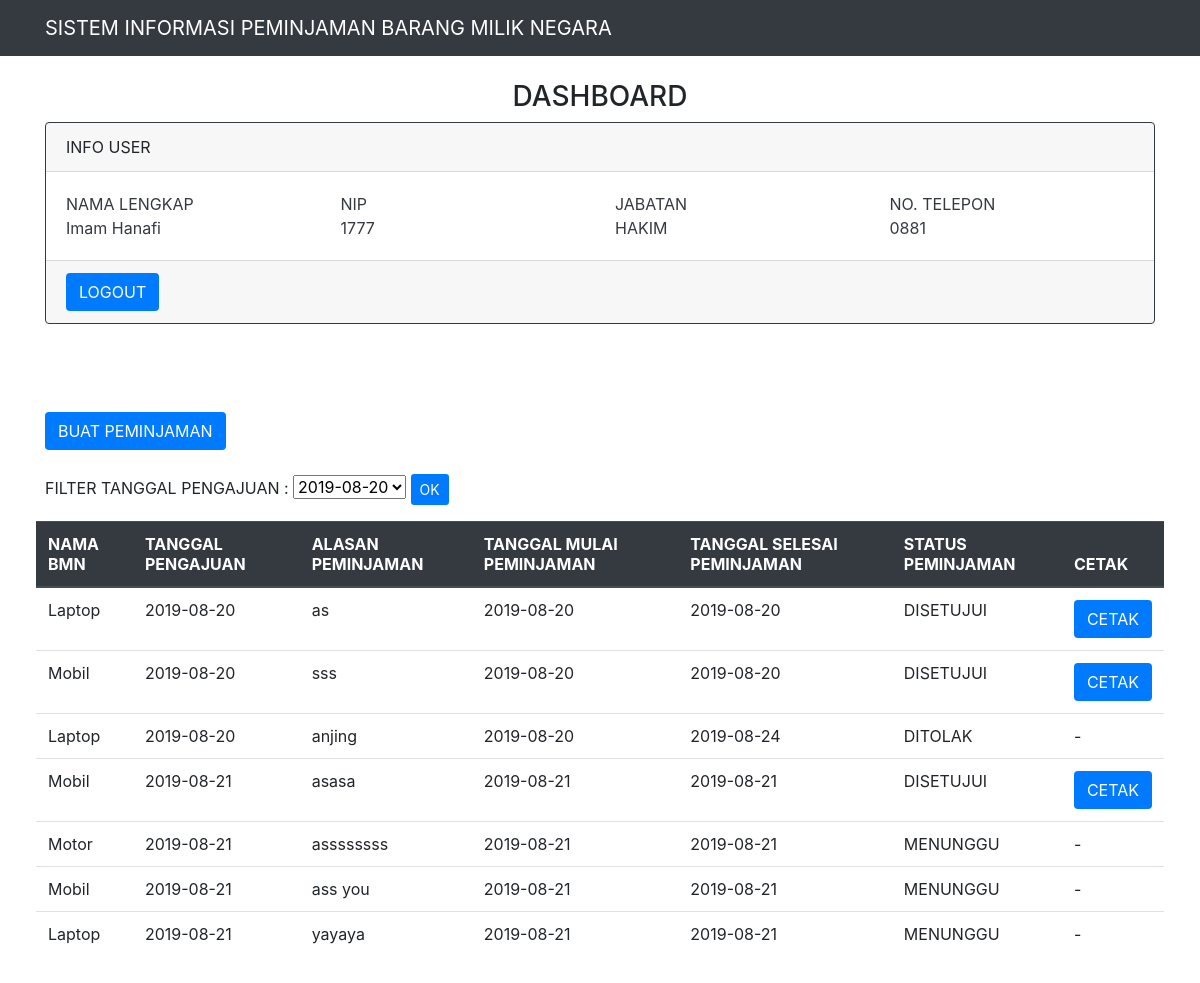
Page /dashboard.php (signed in) on the committed database.
### tables this page shows
CREATE TABLE `user` (
  `id` int(11) NOT NULL,
  `nip` varchar(20) NOT NULL,
  `password` varchar(50) NOT NULL,
  `nama_lengkap` varchar(100) NOT NULL,
  `jabatan` varchar(50) NOT NULL,
  `no_telp` varchar(20) NOT NULL
);

CREATE TABLE `data_peminjaman_bmn` (
  `id_peminjaman` int(11) NOT NULL,
  `id_peminjam` int(11) NOT NULL,
  `nama_bmn` varchar(1000) NOT NULL,
  `alasan_peminjaman` varchar(50000) NOT NULL,
  `tgl_mulai_peminjaman` date NOT NULL,
  `tgl_selesai_peminjaman` date NOT NULL,
  `tgl_pengajuan` date NOT NULL,
  `status_peminjaman` varchar(10) NOT NULL DEFAULT 'MENUNGGU',
  `alasan_penolakan` varchar(1000) NOT NULL DEFAULT '-'
);

### public_html/dashboard.php (the view, shortened to what this page needs)
<?php
include 'connection.php';
$id_user = $_SESSION['id_user'];
$query = "select * from user where id = '$id_user'";
$hasil = mysqli_query($connection, $query);
$baris = mysqli_fetch_array($hasil, MYSQLI_ASSOC);
?>
<nav class="navbar fixed-top navbar-dark bg-dark">
	<div class="container">
		<a class="navbar-brand" href="dashboard.php">SISTEM INFORMASI PEMINJAMAN BARANG MILIK NEGARA</a>
	</div>
</nav>
<?php
if ($_SESSION['status_user'] == 'admin') {
	?>
	<!DOCTYPE html>
	<html>
	<head>
		<title>Sistem Informasi Peminjaman BMN</title>
		<link rel="stylesheet" href="https://stackpath.bootstrapcdn.com/bootstrap/4.3.1/css/bootstrap.min.css">
	</head>
	<body>
		<div style="margin-top: 80px" class="container">
			<center>
				<h3>DASHBOARD</h3>
			</center>
			<div class="card border-dark mb-3">
				<div class="card-header">INFO USER</div>
				<div class="card-body text-dark">
					<div class="row">
						<div class="col-3"><p class="card-text">NAMA LENGKAP<br><?= $baris['nama_lengkap']; ?></p></div>
						<div class="col-3"><p class="card-text">NIP<br><?= $baris['nip']; ?></p></div>
						<div class="col-3"><p class="card-text">JABATAN<br><?= $baris['jabatan']; ?></p></div>
						<div class="col-3"><p class="card-text">NO. TELEPON<br><?= $baris['no_telp']; ?></p></div>
					</div>
				</div>
				<div class="card-footer"><a href="logout.php" class="btn bg-primary text-white">LOGOUT</a></div>
			</div><br><br><br>
			<form action="dashboard.php" method="get">
				FILTER TANGGAL PENGAJUAN : <select name="tgl_pengajuan">
					<?php
					$query3 = "select distinct(tgl_pengajuan) from data_peminjaman_bmn";
					$hasil3 = mysqli_query($connection, $query3);
					while ($baris3 = mysqli_fetch_array($hasil3, MYSQLI_ASSOC)) {
						?>
						<option value="<?= $baris3['tgl_pengajuan']; ?>"><?= $baris3['tgl_pengajuan']; ?></option>
						<?php
					}
					?>
				</select>
				<input class="btn btn-sm bg-primary text-white" type="submit" value="OK">
			</form>
			<?php
			if (isset($_GET['tgl_pengajuan'])) {
				$tgl_pengajuan = $_GET['tgl_pengajuan'];
				$query2 = "select * from data_peminjaman_bmn inner join user on id_peminjam = id where tgl_pengajuan = '$tgl_pengajuan'";
				$hasil2 = mysqli_query($connection, $query2);
			} else {
				$query2 = "select * from data_peminjaman_bmn inner join user on id_peminjam = id";
				$hasil2 = mysqli_query($connection, $query2);
			}
			?>
		</div>
		<div style="margin-left: 3%; margin-right: 3%" class="mb-5">
			<table class="table">
				<thead class="thead-dark">
					<tr>
						<th scope="col">NIP PEMINJAM</th>
						<th scope="col">NAMA BMN</th>
						<th scope="col">TANGGAL PENGAJUAN</th>
						<th scope="col">ALASAN PEMINJAMAN</th>
						<th scope="col">TANGGAL MULAI PEMINJAMAN</th>
						<th scope="col">TANGGAL SELESAI PEMINJAMAN</th>
						<th scope="col">STATUS PEMINJAMAN</th>
						<th colspan="2" scope="col"><center>OPSI</center></th>
					</tr>
				</thead>
				<tbody>
					<?php
					while ($baris2 = mysqli_fetch_array($hasil2, MYSQLI_ASSOC)) {
						?>
						<tr>
							<td><?= $baris2['nip']; ?></td>
							<td><?= $baris2['nama_bmn']; ?></td>
							<td><?= $baris2['tgl_pengajuan']; ?></td>
							<td><?= $baris2['alasan_peminjaman']; ?></td>
							<td><?= $baris2['tgl_mulai_peminjaman']; ?></td>
							<td><?= $baris2['tgl_selesai_peminjaman']; ?></td>
							<td><?= $baris2['status_peminjaman']; ?></td>
							<?php
							if ($baris2['status_peminjaman'] == 'MENUNGGU') {
								?>
								<td><a class="btn bg-success text-white" href="persetujuan.php?y=<?= $baris2['id_peminjaman']; ?>">SETUJUI</a></td>
								<td><a class="btn bg-danger text-white" href="persetujuan.php?n=<?= $baris2['id_peminjaman']; ?>">TOLAK</a></td>
								<?php
							} else {
								?>
								<td colspan="2">-</td>
								<?php
							}
							?>
						</tr>
						<?php
					}
					?>
				</tbody>
			</table>
		</div>
	</body>
	</html>
	<?php
} elseif ($_SESSION['status_user'] = 'user') {
	?>
	<!DOCTYPE html>
	<html>
	<head>
		<link rel="stylesheet" href="https://stackpath.bootstrapcdn.com/bootstrap/4.3.1/css/bootstrap.min.css">
	</head>
	<body>
		<div style="margin-top: 80px" class="container">
			<center>
				<h3>DASHBOARD</h3>
			</center>
			<div class="card border-dark mb-3">
				<div class="card-header">INFO USER</div>
				<div class="card-body text-dark">
					<div class="row">
						<div class="col-3"><p class="card-text">NAMA LENGKAP<br><?= $baris['nama_lengkap']; ?></p></div>
						<div class="col-3"><p class="card-text">NIP<br><?= $baris['nip']; ?></p></div>
						<div class="col-3"><p class="card-text">JABATAN<br><?= $baris['jabatan']; ?></p></div>
						<div class="col-3"><p class="card-text">NO. TELEPON<br><?= $baris['no_telp']; ?></p></div>
					</div>
				</div>
				<div class="card-footer"><a href="logout.php" class="btn bg-primary text-white">LOGOUT</a></div>
			</div><br><br><br>
			<a class="btn bg-primary text-white" href="buat_peminjaman.php">BUAT PEMINJAMAN</a>
			<br><br>
			<form action="dashboard.php" method="get">
				FILTER TANGGAL PENGAJUAN : <select name="tgl_pengajuan">
					<?php
					$query3 = "select distinct(tgl_pengajuan) from data_peminjaman_bmn where id_peminjam = '$id_user'";
					$hasil3 = mysqli_query($connection, $query3);
					while ($baris3 = mysqli_fetch_array($hasil3, MYSQLI_ASSOC)) {
						?>
						<option value="<?= $baris3['tgl_pengajuan']; ?>"><?= $baris3['tgl_pengajuan']; ?></option>
						<?php
					}
					?>
				</select>
				<input class="btn btn-sm bg-primary text-white" type="submit" value="OK">
			</form>
			<?php
			if (isset($_GET['tgl_pengajuan'])) {
				$tgl_pengajuan = $_GET['tgl_pengajuan'];
				$query2 = "select * from data_peminjaman_bmn where id_peminjam = '$id_user' and tgl_pengajuan = '$tgl_pengajuan'";
				$hasil2 = mysqli_query($connection, $query2);
			} else {
				$query2 = "select * from data_peminjaman_bmn where id_peminjam = '$id_user'";
				$hasil2 = mysqli_query($connection, $query2);
			}
			?>
		</div>
		<div style="margin-left: 3%; margin-right: 3%" class="mb-5">
			<table class="table">
				<thead class="thead-dark">
					<tr>
						<th scope="col">NAMA BMN</th>
						<th scope="col">TANGGAL PENGAJUAN</th>
						<th scope="col">ALASAN PEMINJAMAN</th>
						<th scope="col">TANGGAL MULAI PEMINJAMAN</th>
						<th scope="col">TANGGAL SELESAI PEMINJAMAN</th>
						<th scope="col">STATUS PEMINJAMAN</th>
						<th scope="col">CETAK</th>
					</tr>
				</thead>
				<tbody>
					<?php
					while ($baris2 = mysqli_fetch_array($hasil2, MYSQLI_ASSOC)) {
						?>
						<tr>
							<td><?= $baris2['nama_bmn']; ?></td>
							<td><?= $baris2['tgl_pengajuan']; ?></td>
							<td><?= $baris2['alasan_peminjaman']; ?></td>
							<td><?= $baris2['tgl_mulai_peminjaman']; ?></td>
							<td><?= $baris2['tgl_selesai_peminjaman']; ?></td>
							<td><?= $baris2['status_peminjaman']; ?></td>
							<?php
							if ($baris2['status_peminjaman'] == 'DISETUJUI') {
								?>
								<td><a class="btn bg-primary text-white" href="cetak.php?id_peminjaman=<?= $baris2['id_peminjaman']; ?>">CETAK</a></td>
								<?php
							} else {
								?>
								<td>-</td>
								<?php
							}
							?>
						</tr>
						<?php
					}
					?>
				</tbody>
			</table>
		</div>
	</body>
	</html>
	<?php
}
?>

### rows in the picture
user: nama_lengkap "Imam Hanafi", nip "1777", jabatan "HAKIM", no_telp "0881"
data_peminjaman_bmn: nama_bmn "Laptop", tgl_pengajuan "2019-08-20", alasan_peminjaman "as", tgl_mulai_peminjaman "2019-08-20", tgl_selesai_peminjaman "2019-08-20", status_peminjaman "DISETUJUI"
data_peminjaman_bmn: nama_bmn "Mobil", tgl_pengajuan "2019-08-20", alasan_peminjaman "sss", tgl_mulai_peminjaman "2019-08-20", tgl_selesai_peminjaman "2019-08-20", status_peminjaman "DISETUJUI"
data_peminjaman_bmn: nama_bmn "Laptop", tgl_pengajuan "2019-08-20", alasan_peminjaman "anjing", tgl_mulai_peminjaman "2019-08-20", tgl_selesai_peminjaman "2019-08-24", status_peminjaman "DITOLAK"
data_peminjaman_bmn: nama_bmn "Mobil", tgl_pengajuan "2019-08-21", alasan_peminjaman "asasa", tgl_mulai_peminjaman "2019-08-21", tgl_selesai_peminjaman "2019-08-21", status_peminjaman "DISETUJUI"
data_peminjaman_bmn: nama_bmn "Motor", tgl_pengajuan "2019-08-21", alasan_peminjaman "assssssss", tgl_mulai_peminjaman "2019-08-21", tgl_selesai_peminjaman "2019-08-21", status_peminjaman "MENUNGGU"
data_peminjaman_bmn: nama_bmn "Mobil", tgl_pengajuan "2019-08-21", alasan_peminjaman "ass you", tgl_mulai_peminjaman "2019-08-21", tgl_selesai_peminjaman "2019-08-21", status_peminjaman "MENUNGGU"
data_peminjaman_bmn: nama_bmn "Laptop", tgl_pengajuan "2019-08-21", alasan_peminjaman "yayaya", tgl_mulai_peminjaman "2019-08-21", tgl_selesai_peminjaman "2019-08-21", status_peminjaman "MENUNGGU"

### other values in the picture
form field tgl_pengajuan "2019-08-20"
